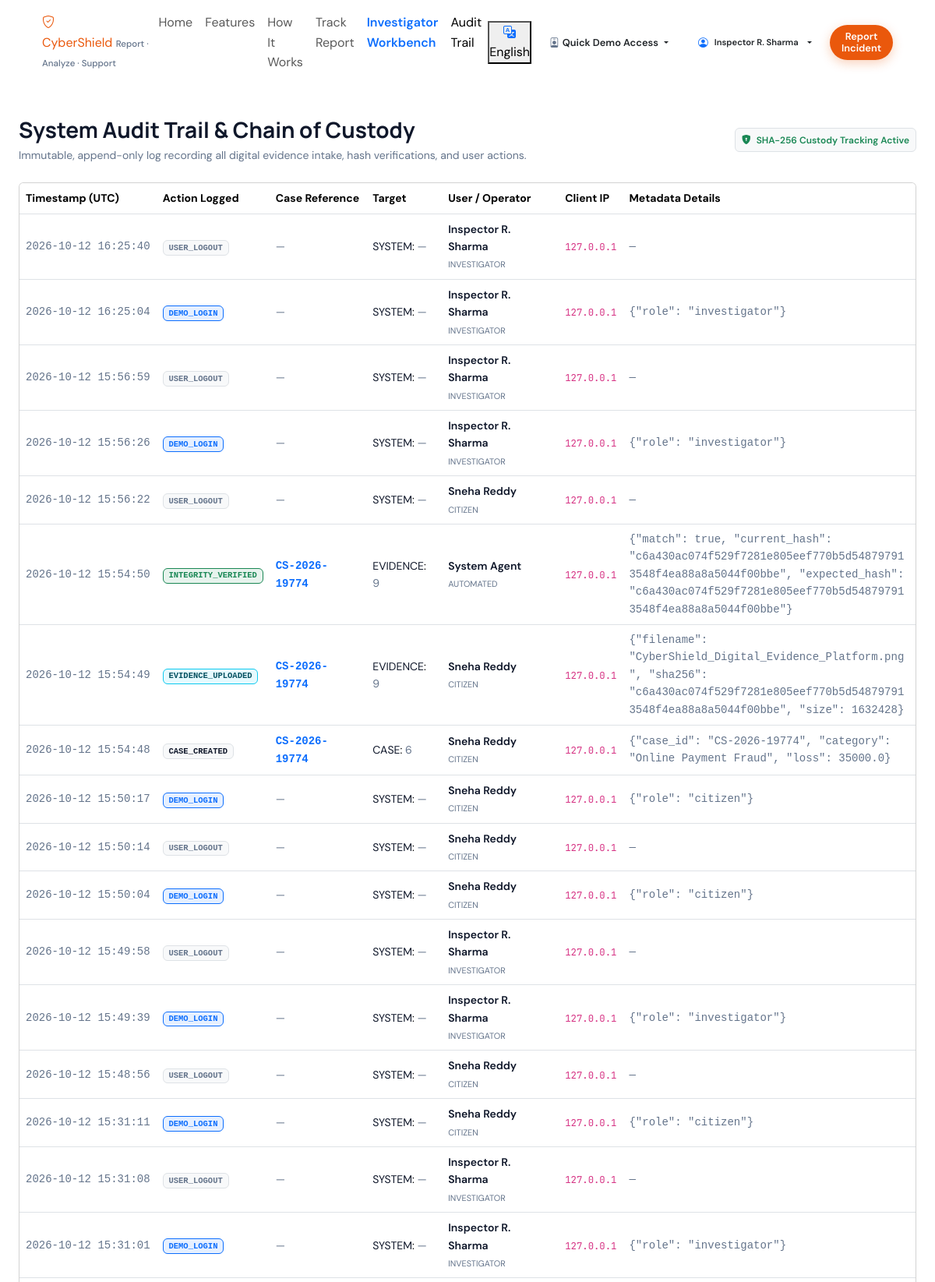
Screenshot of /investigator/audit-logs (signed in, upper part) with the database file from the repository.
### tables this page shows
CREATE TABLE users (
        id INTEGER PRIMARY KEY AUTOINCREMENT,
        username TEXT UNIQUE NOT NULL,
        email TEXT UNIQUE NOT NULL,
        password_hash TEXT NOT NULL,
        full_name TEXT NOT NULL,
        role TEXT NOT NULL DEFAULT 'citizen',
        phone TEXT,
        badge_number TEXT,
        created_at TIMESTAMP DEFAULT CURRENT_TIMESTAMP
    );

CREATE TABLE audit_logs (
        id INTEGER PRIMARY KEY AUTOINCREMENT,
        case_id INTEGER REFERENCES cases(id) ON DELETE SET NULL,
        user_id INTEGER REFERENCES users(id) ON DELETE SET NULL,
        action TEXT NOT NULL,
        target_type TEXT,
        target_id TEXT,
        details_json TEXT,
        ip_address TEXT DEFAULT '127.0.0.1',
        timestamp TIMESTAMP DEFAULT CURRENT_TIMESTAMP
    );

CREATE TABLE cases (
        id INTEGER PRIMARY KEY AUTOINCREMENT,
        case_id TEXT UNIQUE NOT NULL,
        user_id INTEGER NOT NULL REFERENCES users(id) ON DELETE CASCADE,
        title TEXT NOT NULL,
        category TEXT NOT NULL,
        description TEXT NOT NULL,
        incident_date TEXT NOT NULL,
        reported_date TIMESTAMP DEFAULT CURRENT_TIMESTAMP,
        loss_amount REAL DEFAULT 0.0,
        suspect_phone TEXT,
        suspect_email TEXT,
        suspect_upi TEXT,
        suspect_platform TEXT,
        status TEXT NOT NULL DEFAULT 'Submitted',
        priority TEXT NOT NULL DEFAULT 'Medium',
        updated_at TIMESTAMP DEFAULT CURRENT_TIMESTAMP
    );

### modules/cases.py (the view)
@cases_bp.route('/investigator/audit-logs')
@login_required
@role_required('investigator', 'admin')
def audit_logs_page():
    db = get_db()
    logs = get_all_audit_logs(db, limit=200)
    return render_template('investigator/audit_logs.html', logs=logs)

### database.py (called while the page is built)
def get_db():
    if 'db' not in g:
        g.db = sqlite3.connect(Config.DATABASE_PATH)
        g.db.row_factory = sqlite3.Row
        g.db.execute("PRAGMA foreign_keys = ON;")
    return g.db

### modules/audit.py (called while the page is built)
def get_all_audit_logs(db, limit=100):
    return db.execute("""
        SELECT a.*, u.full_name as user_name, u.role as user_role, c.case_id as case_ref
        FROM audit_logs a
        LEFT JOIN users u ON a.user_id = u.id
        LEFT JOIN cases c ON a.case_id = c.id
        ORDER BY a.timestamp DESC
        LIMIT ?
    """, (limit,)).fetchall()

### modules/auth.py (called while the page is built)
def login_required(f):
    @wraps(f)
    def decorated_function(*args, **kwargs):
        if 'user_id' not in session:
            flash('Please log in to access this page.', 'warning')
            return redirect('/pages/login.html')
        return f(*args, **kwargs)
    return decorated_function

def role_required(*allowed_roles):
    def decorator(f):
        @wraps(f)
        def decorated_function(*args, **kwargs):
            if 'user_id' not in session:
                flash('Please log in to continue.', 'warning')
                return redirect('/pages/login.html')
            user_role = session.get('role')
            if user_role not in allowed_roles:
                flash('Access denied: You do not have permission for this resource.', 'danger')
                if user_role == 'citizen':
                    return redirect('/pages/report-incident.html')
                return redirect('/pages/dashboard.html')
            return f(*args, **kwargs)
        return decorated_function
    return decorator

### templates/investigator/audit_logs.html (shortened to what this page needs)
{% extends "base.html" %}
{% block content %}
<div class="container-fluid px-lg-4 py-4">
    <div class="d-flex justify-content-between align-items-center mb-4">
        <div>
            <h3 class="fw-bold text-dark mb-1">
                System Audit Trail & Chain of Custody
            </h3>
            <p class="text-muted small mb-0">
                Immutable, append-only log recording all digital evidence intake, hash verifications, and user actions.
            </p>
        </div>
        <div>
            <span class="badge bg-light text-success border p-2 fw-semibold">
                <i class="bi bi-shield-lock-fill me-1"></i> SHA-256 Custody Tracking Active
            </span>
        </div>
    </div>
    <div class="card card-clean p-0 overflow-hidden">
        <div class="table-responsive">
            <table class="table table-clean align-middle mb-0 small">
                <thead>
                    <tr>
                        <th>Timestamp (UTC)</th>
                        <th>Action Logged</th>
                        <th>Case Reference</th>
                        <th>Target</th>
                        <th>User / Operator</th>
                        <th>Client IP</th>
                        <th>Metadata Details</th>
                    </tr>
                </thead>
                <tbody>
                    {% for l in logs %}
                    <tr>
                        <td class="font-monospace text-muted text-nowrap">{{ l['timestamp'] | datetime_fmt }}</td>
                        <td>
                            <span class="badge
                                {% if 'LOGIN' in l['action'] %}bg-primary bg-opacity-10 text-primary border border-primary
                                {% elif 'EVIDENCE' in l['action'] %}bg-info bg-opacity-10 text-info-emphasis border border-info
                                {% elif 'INTEGRITY' in l['action'] %}bg-success bg-opacity-10 text-success border border-success
                                {% elif 'REPORT' in l['action'] %}bg-warning bg-opacity-10 text-warning-emphasis border border-warning
                                {% elif 'CREATED' in l['action'] %}bg-light text-dark border
                                {% else %}bg-light text-muted border{% endif %} font-monospace">
                                {{ l['action'] }}
                            </span>
                        </td>
                        <td>
                            {% if l['case_ref'] %}
                            <a href="{{ url_for('cases.track_case', case_ref=l['case_ref']) }}" class="text-primary fw-semibold text-decoration-none font-monospace">
                                {{ l['case_ref'] }}
                            </a>
                            {% else %}
                            <span class="text-muted">—</span>
                            {% endif %}
                        </td>
                        <td>
                            <span class="text-dark">{{ l['target_type'] or 'SYSTEM' }}</span>:
                            <span class="text-muted">{{ l['target_id'] or '—' }}</span>
                        </td>
                        <td>
                            <div class="fw-semibold text-dark">{{ l['user_name'] or 'System Agent' }}</div>
                            <small class="text-muted text-uppercase" style="font-size:0.68rem;">{{ l['user_role'] or 'Automated' }}</small>
                        </td>
                        <td><code>{{ l['ip_address'] }}</code></td>
                        <td class="font-monospace text-muted text-break" style="max-width: 380px;">
                            {{ l['details_json'] or '—' }}
                        </td>
                    </tr>
                    {% endfor %}
                </tbody>
            </table>
        </div>
    </div>
</div>
{% endblock %}

### templates/base.html (shortened to what this page needs)
<!DOCTYPE html>
<html lang="en" data-bs-theme="light">
<head>
    <link href="https://cdn.jsdelivr.net/npm/bootstrap@5.3.3/dist/css/bootstrap.min.css" rel="stylesheet">
    <link rel="stylesheet" href="https://cdn.jsdelivr.net/npm/bootstrap-icons@1.11.3/font/bootstrap-icons.min.css">
    <link rel="stylesheet" href="{{ url_for('static', filename='css/style.css') }}">
</head>
<body>
    <nav class="navbar navbar-expand-lg navbar-cyber sticky-top">
        <div class="container px-lg-4">
            <a class="brand-logo-wrap" href="{{ url_for('index') }}">
                <div class="brand-icon">
                    <i class="bi bi-shield-check"></i>
                </div>
                <div class="brand-text">
                    <span class="brand-title">CyberShield</span>
                    <span class="brand-tagline" data-i18n="brand_subtitle">Report · Analyze · Support</span>
                </div>
            </a>
            <div class="collapse navbar-collapse" id="navbarMain">
                <ul class="navbar-nav mx-auto mb-2 mb-lg-0">
                    <li class="nav-item">
                        <a class="nav-link {% if request.endpoint == 'index' %}active{% endif %}" href="{{ url_for('index') }}" data-i18n="nav_home">
                        </a>
                    </li>
                    <li class="nav-item">
                        <a class="nav-link" href="{{ url_for('index') }}#features" data-i18n="nav_features">
                        </a>
                    </li>
                    <li class="nav-item">
                        <a class="nav-link" href="{{ url_for('index') }}#how-it-works" data-i18n="nav_how_it_works">
                        </a>
                    </li>
                    <li class="nav-item">
                        <a class="nav-link {% if request.endpoint == 'cases.track_case' %}active{% endif %}" href="{{ url_for('cases.track_case') }}" data-i18n="nav_track">
                        </a>
                    </li>
                    {% if is_authenticated and user_role in ['investigator', 'admin'] %}
                    <li class="nav-item">
                        <a class="nav-link text-primary fw-semibold {% if request.endpoint == 'cases.investigator_dashboard' %}active{% endif %}" href="{{ url_for('cases.investigator_dashboard') }}" data-i18n="nav_workbench">
                        </a>
                    </li>
                    <li class="nav-item">
                        <a class="nav-link {% if request.endpoint == 'cases.audit_logs_page' %}active{% endif %}" href="{{ url_for('cases.audit_logs_page') }}" data-i18n="nav_audit">
                        </a>
                    </li>
                    {% elif is_authenticated and user_role == 'citizen' %}
                    <li class="nav-item">
                        <a class="nav-link {% if request.endpoint == 'cases.citizen_dashboard' %}active{% endif %}" href="{{ url_for('cases.citizen_dashboard') }}" data-i18n="nav_my_cases">
                            My Cases
                        </a>
                    </li>
                    {% endif %}
                </ul>
                <div class="d-flex align-items-center gap-2">
                    <button class="btn-lang-toggle" onclick="toggleLanguage()" title="Switch Language / भाषा बदलें">
                        <i class="bi bi-translate text-primary"></i>
                        <span id="currentLangLabel">English</span>
                    </button>
                    <div class="dropdown">
                        <button class="btn btn-sm btn-light-pill dropdown-toggle d-flex align-items-center gap-1" type="button" data-bs-toggle="dropdown">
                            <i class="bi bi-person-badge text-muted"></i>
                            <span data-i18n="nav_quick_demo">Quick Demo</span>
                        </button>
                    </div>
                    {% if is_authenticated %}
                    <div class="dropdown">
                        <button class="btn btn-sm btn-light-pill dropdown-toggle d-flex align-items-center gap-2" type="button" data-bs-toggle="dropdown">
                            <i class="bi bi-person-circle text-primary"></i>
                            <span class="small fw-semibold">{{ session.full_name }}</span>
                        </button>
                    </div>
                    {% else %}
                    <a href="{{ url_for('auth.login') }}" class="btn btn-sm btn-light-pill" data-i18n="nav_login">Login</a>
                    {% endif %}
                    <a href="{{ url_for('cases.submit_complaint') }}" class="btn btn-sm btn-orange" data-i18n="nav_report">
                    </a>
                </div>
            </div>
        </div>
    </nav>
    <main class="flex-grow-1">
        {% block content %}{% endblock %}
    </main>
</body>
</html>

### frontend/css/style.css (style rules this page uses)
:root { --font-heading: 'Manrope', sans-serif; --font-body: 'DM Sans', sans-serif; --font-mono: 'JetBrains Mono', monospace; --space-1: 4px; --space-2: 8px; --space-3: 12px; --space-4: 16px; --space-5: 20px; --space-6: 24px; --space-8: 32px; --space-12: 48px; --space-16: 64px; --space-24: 96px; --container-max-width: 1200px; --workspace-max-width: 1360px; --gutter-desktop: 24px; --gutter-tablet: 16px; --gutter-mobile: 14px; --orange-primary: #ea580c; --orange-hover: #c2410c; --orange-light: #fff7ed; --orange-border: #fed7aa; --blue-primary: #2563eb; --blue-light: #eff6ff; --blue-border: #bfdbfe; --green-primary: #16a34a; --green-light: #f0fdf4; --green-border: #bbf7d0; --purple-primary: #9333ea; --purple-light: #faf5ff; --purple-border: #e9d5ff; --bg-body: #ffffff; --bg-alt: #f8fafc; --bg-card: #ffffff; --bg-sidebar: #0f172a; --border-color: #e2e8f0; --border-subtle: #f1f5f9; --text-primary: #0f172a; --text-secondary: #475569; --text-muted: #64748b; --text-inverted: #ffffff; --shadow-sm: 0 1px 3px rgba(0, 0, 0, 0.05); --shadow-md: 0 4px 20px -2px rgba(15, 23, 42, 0.06), 0 2px 6px -1px rgba(15, 23, 42, 0.03); --shadow-lg: 0 12px 32px -4px rgba(15, 23, 42, 0.08); --radius-sm: 6px; --radius-md: 10px; --radius-lg: 16px; --radius-pill: 9999px; }
* { box-sizing: border-box; margin: 0; padding: 0; }
html, body { overflow-x: hidden; }
body { font-family: var(--font-body); background-color: var(--bg-body); color: var(--text-primary); line-height: 1.6; transition: background-color 0.25s ease, color 0.25s ease; -webkit-font-smoothing: antialiased; }
h1, h2, h3, h4, h5, h6, .font-heading, .brand-name, .hero-headline, .section-heading, .clarity-title, .cta-title, .table-card-title, .page-main-title, .welcome-heading, .workbench-case-title, .login-title, .intake-title { font-family: var(--font-heading); color: var(--text-primary); font-weight: 700; line-height: 1.25; }
p, .font-body, .nav-link-item, .btn, .form-label, .form-input, .form-select, .form-textarea, .clean-data-table, .custom-table, .badge, .status-pill, .category-pill, .priority-pill { font-family: var(--font-body); }
p { line-height: 1.6; }
code, pre, .font-mono, .case-id, .case-ref, .case-id-badge, .case-id-badge-large, .hash-code, .tech-id, .file-hash, .officer-badge, .timestamp, .meta-value.font-mono, .technical-spec { font-family: var(--font-mono); line-height: 1.45; }
a { color: var(--orange-primary); text-decoration: none; transition: color 0.15s ease; }
.brand-tagline { font-size: 0.72rem; color: var(--text-muted); font-weight: 500; }
.btn { display: inline-flex; align-items: center; justify-content: center; gap: var(--space-2); font-family: var(--font-body); font-weight: 600; font-size: 0.9rem; padding: 9px 20px; border-radius: var(--radius-pill); cursor: pointer; border: 1px solid transparent; text-decoration: none; line-height: 1.2; position: relative; overflow: hidden; user-select: none; -webkit-tap-highlight-color: transparent; transition: transform 0.22s cubic-bezier(0.34, 1.56, 0.64, 1), box-shadow 0.25s ease, background-color 0.2s ease, border-color 0.2s ease, color 0.2s ease; will-change: transform, box-shadow; }
.btn i { transition: transform 0.22s cubic-bezier(0.34, 1.56, 0.64, 1); pointer-events: none; }
.btn-primary, .btn-orange { background-color: var(--orange-primary); color: #ffffff !important; box-shadow: 0 4px 14px rgba(234, 88, 12, 0.28); }
.btn-primary::after, .btn-orange::after { content: ''; position: absolute; top: -50%; left: -75%; width: 50%; height: 200%; background: linear-gradient( 90deg, rgba(255, 255, 255, 0) 0%, rgba(255, 255, 255, 0.35) 50%, rgba(255, 255, 255, 0) 100% ); transform: rotate(25deg); pointer-events: none; opacity: 0; }
.btn-sm { padding: 6px 14px; font-size: 0.8rem; }
.text-muted { color: var(--text-muted) !important; }
.text-dark { color: var(--text-primary) !important; }

### rows the page displays
users: full_name "Inspector R. Sharma"
audit_logs: timestamp "2026-10-12 16:25:40", action "USER_LOGOUT", l "SYSTEM", l "—", full_name "Inspector R. Sharma", role "INVESTIGATOR", ip_address "127.0.0.1"
audit_logs: timestamp "2026-10-12 16:25:04", action "DEMO_LOGIN", l "SYSTEM", l "—", full_name "Inspector R. Sharma", role "INVESTIGATOR", ip_address "127.0.0.1", details_json "{\"role\": \"investigator\"}"
audit_logs: timestamp "2026-10-12 15:56:59", action "USER_LOGOUT", l "SYSTEM", l "—", full_name "Inspector R. Sharma", role "INVESTIGATOR", ip_address "127.0.0.1"
audit_logs: timestamp "2026-10-12 15:56:26", action "DEMO_LOGIN", l "SYSTEM", l "—", full_name "Inspector R. Sharma", role "INVESTIGATOR", ip_address "127.0.0.1", details_json "{\"role\": \"investigator\"}"
audit_logs: timestamp "2026-10-12 15:56:22", action "USER_LOGOUT", l "SYSTEM", l "—", full_name "Sneha Reddy", role "CITIZEN", ip_address "127.0.0.1"
audit_logs: timestamp "2026-10-12 15:54:50", action "INTEGRITY_VERIFIED", case_ref "CS-2026-19774", target_type "EVIDENCE", target "9", l "System Agent", l "AUTOMATED", ip_address "127.0.0.1", details_json "{\"match\": true, \"current_hash\": \"c6a430ac074f529f7281e805eef770b5d548797913548f4ea88a8a5044f00bbe\", \"expected_hash\": \"c6a430ac074f529f7281e805eef770b5d548797913548f4ea88a8a5044f00bbe\"}"
audit_logs: timestamp "2026-10-12 15:54:49", action "EVIDENCE_UPLOADED", case_ref "CS-2026-19774", target_type "EVIDENCE", target "9", full_name "Sneha Reddy", role "CITIZEN", ip_address "127.0.0.1", details_json "{\"filename\": \"CyberShield_Digital_Evidence_Platform.png\", \"sha256\": \"c6a430ac074f529f7281e805eef770b5d548797913548f4ea88a8a5044f00bbe\", \"size\": 1632428}"
audit_logs: timestamp "2026-10-12 15:54:48", action "CASE_CREATED", case_ref "CS-2026-19774", target_type "CASE", target "6", full_name "Sneha Reddy", role "CITIZEN", ip_address "127.0.0.1", details_json "{\"case_id\": \"CS-2026-19774\", \"category\": \"Online Payment Fraud\", \"loss\": 35000.0}"
audit_logs: timestamp "2026-10-12 15:50:17", action "DEMO_LOGIN", l "SYSTEM", l "—", full_name "Sneha Reddy", role "CITIZEN", ip_address "127.0.0.1", details_json "{\"role\": \"citizen\"}"
audit_logs: timestamp "2026-10-12 15:50:14", action "USER_LOGOUT", l "SYSTEM", l "—", full_name "Sneha Reddy", role "CITIZEN", ip_address "127.0.0.1"
audit_logs: timestamp "2026-10-12 15:50:04", action "DEMO_LOGIN", l "SYSTEM", l "—", full_name "Sneha Reddy", role "CITIZEN", ip_address "127.0.0.1", details_json "{\"role\": \"citizen\"}"
audit_logs: timestamp "2026-10-12 15:49:58", action "USER_LOGOUT", l "SYSTEM", l "—", full_name "Inspector R. Sharma", role "INVESTIGATOR", ip_address "127.0.0.1"
audit_logs: timestamp "2026-10-12 15:49:39", action "DEMO_LOGIN", l "SYSTEM", l "—", full_name "Inspector R. Sharma", role "INVESTIGATOR", ip_address "127.0.0.1", details_json "{\"role\": \"investigator\"}"
audit_logs: timestamp "2026-10-12 15:48:56", action "USER_LOGOUT", l "SYSTEM", l "—", full_name "Sneha Reddy", role "CITIZEN", ip_address "127.0.0.1"
audit_logs: timestamp "2026-10-12 15:31:11", action "DEMO_LOGIN", l "SYSTEM", l "—", full_name "Sneha Reddy", role "CITIZEN", ip_address "127.0.0.1", details_json "{\"role\": \"citizen\"}"
audit_logs: timestamp "2026-10-12 15:31:08", action "USER_LOGOUT", l "SYSTEM", l "—", full_name "Inspector R. Sharma", role "INVESTIGATOR", ip_address "127.0.0.1"
audit_logs: timestamp "2026-10-12 15:31:01", action "DEMO_LOGIN", l "SYSTEM", l "—", full_name "Inspector R. Sharma", role "INVESTIGATOR", ip_address "127.0.0.1", details_json "{\"role\": \"investigator\"}"
